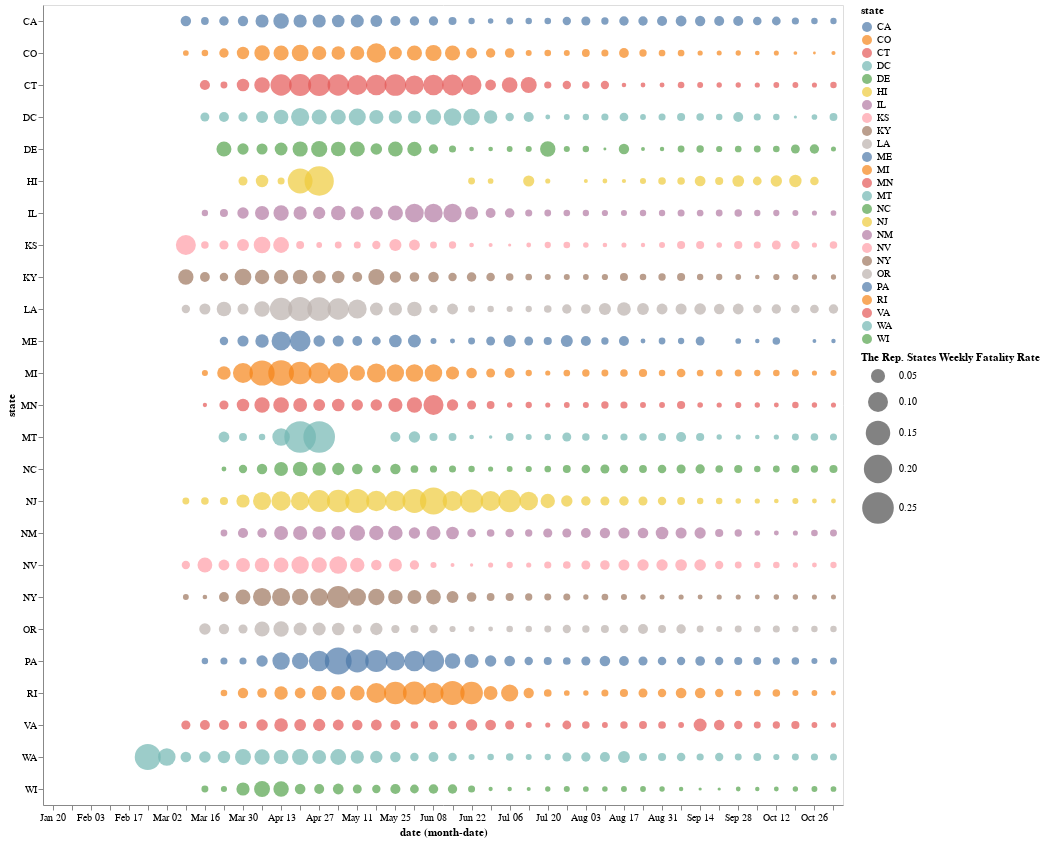

Notebook code for this chart:
### Code cell
alt.data_transformers.disable_max_rows()
alt.Chart(weekly_dem).mark_circle().encode(
    x='monthdate(date):O',
    y='state',
    color='state',
    size=alt.Size('weekly_fr:Q',
        scale=alt.Scale(range=[0, 1000]),
        legend=alt.Legend(title='The Rep. States Weekly Fatality Rate')
    ) 
).properties(
    width=800,
    height=800
)

### Figure 1 — Vega-Lite specification as saved in the notebook (floating-point values rounded to 4 significant figures; data arrays with more than 128 entries replaced by an {"elided": "..."} marker saying what was removed)
{"config": {"view": {"continuousWidth": 400, "continuousHeight": 300}}, "data": {"name": "data-89cd1f8446414b40dd651ff633feb959"}, "mark": "circle", "encoding": {"color": {"type": "nominal", "field": "state"}, "size": {"type": "quantitative", "field": "weekly_fr", "legend": {"title": "The Rep. States Weekly Fatality Rate"}, "scale": {"range": [0, 1000]}}, "x": {"type": "ordinal", "field": "date", "timeUnit": "monthdate"}, "y": {"type": "nominal", "field": "state"}}, "height": 800, "width": 800, "$schema": "https://vega.github.io/schema/vega-lite/v4.8.1.json", "datasets": {"data-89cd1f8446414b40dd651ff633feb959": {"elided": "913 records"}}}
